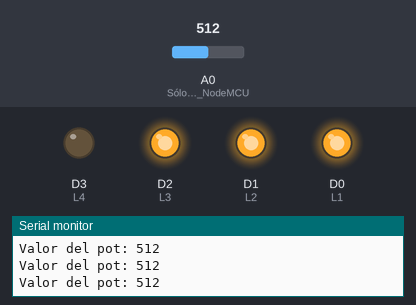
A sketch run on a simulated ESP8266 (NodeMCU). Parts: output pins drawn as LEDs (lit = HIGH), the last lines printed to the serial monitor. The inputs (shaded band) are chosen by the test bench; at power-on: A0 (Sólo_en_NodeMCU) = 512.

Above: at 1.2 s.
1.3 s: A0 (Sólo_en_NodeMCU) set to 494
At 2.1 s:
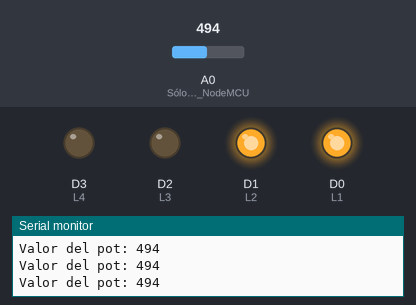
2.9 s: A0 (Sólo_en_NodeMCU) set to 264
4.4 s: A0 (Sólo_en_NodeMCU) set to 244
At 4.8 s:
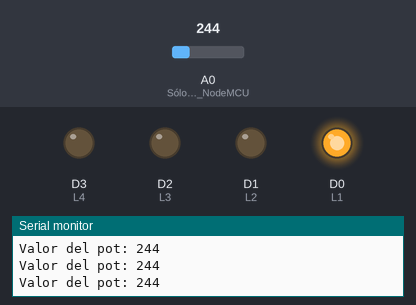
6.0 s: A0 (Sólo_en_NodeMCU) set to 778
At 7.3 s:
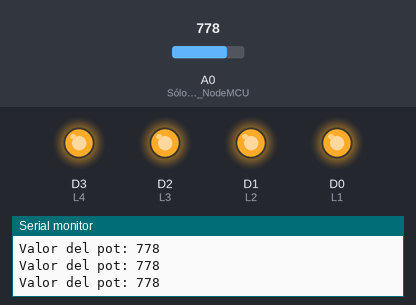
7.6 s: A0 (Sólo_en_NodeMCU) set to 758
At 8.7 s:
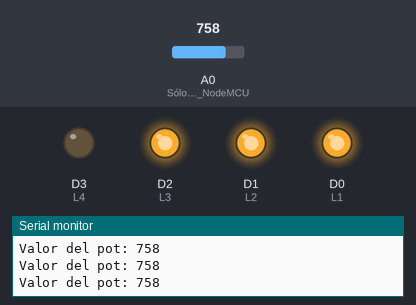
9.2 s: A0 (Sólo_en_NodeMCU) set to 900
At 10.1 s:
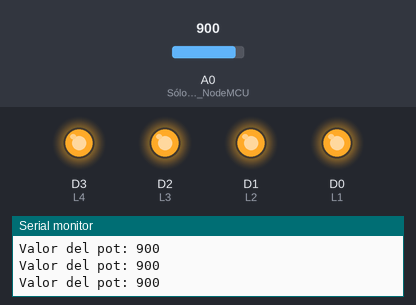
Timing chart, 0 to 11.8 s (numbered marks = the images above; inputs shaded):
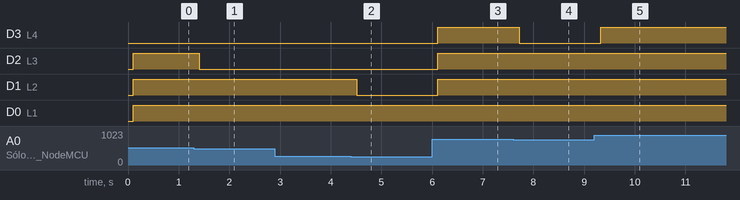

Measured:
- the behaviour switches between 512 and 511 on A0 (Sólo_en_NodeMCU) (found by bisection; images 0 and 1)
- the behaviour switches between 256 and 255 on A0 (Sólo_en_NodeMCU) (found by bisection; images 1 and 2)
- the behaviour switches between 768 and 767 on A0 (Sólo_en_NodeMCU) (found by bisection; images 3 and 4)
- after the input at 1.3 s, D2 (L3): HIGH → LOW after 0.10 s
- after the input at 4.4 s, D1 (L2): HIGH → LOW after 0.11 s
- after the input at 6.0 s, D3 (L4), D2 (L3), D1 (L2): LOW → HIGH after 0.12 s
- after the input at 7.6 s, D3 (L4): HIGH → LOW after 0.12 s
- after the input at 9.2 s, D3 (L4): LOW → HIGH after 0.12 s

The sketch:

LEDSPOT.ino
```cpp
//Prueba 4 de NodeMCU:
//Lectura de señal analógica (potenciómetro)

#define L1 D0
#define L2 D1
#define L3 D2
#define L4 D3

void setup()
{
  pinMode(L1,OUTPUT);digitalWrite(L1,LOW);
  pinMode(L2,OUTPUT);digitalWrite(L2,LOW);
  pinMode(L3,OUTPUT);digitalWrite(L3,LOW);
  pinMode(L4,OUTPUT);digitalWrite(L4,LOW);
  //Declarar pin analógico como entrada
  pinMode(A0,INPUT);//Sólo en NodeMCU
  Serial.begin(9600);
}

int valor=0;

void loop()
{
  valor = analogRead(A0);delay(100);
  Serial.println("Valor del pot: " + String(valor));

  if(valor>=0 && valor<=255)
  {
    digitalWrite(L1,HIGH);digitalWrite(L2,LOW);
    digitalWrite(L3,LOW);digitalWrite(L4,LOW);
  }

  else if (valor>=256 && valor<=511)
  {
    digitalWrite(L1,HIGH);digitalWrite(L2,HIGH);
    digitalWrite(L3,LOW);digitalWrite(L4,LOW);
  }

  else if (valor>=512 && valor<=767)
  {
    digitalWrite(L1,HIGH);digitalWrite(L2,HIGH);
    digitalWrite(L3,HIGH);digitalWrite(L4,LOW);
  }

  else if(valor>=768)
  {
    digitalWrite(L1,HIGH);digitalWrite(L2,HIGH);
    digitalWrite(L3,HIGH);digitalWrite(L4,HIGH);
  }
}
```
